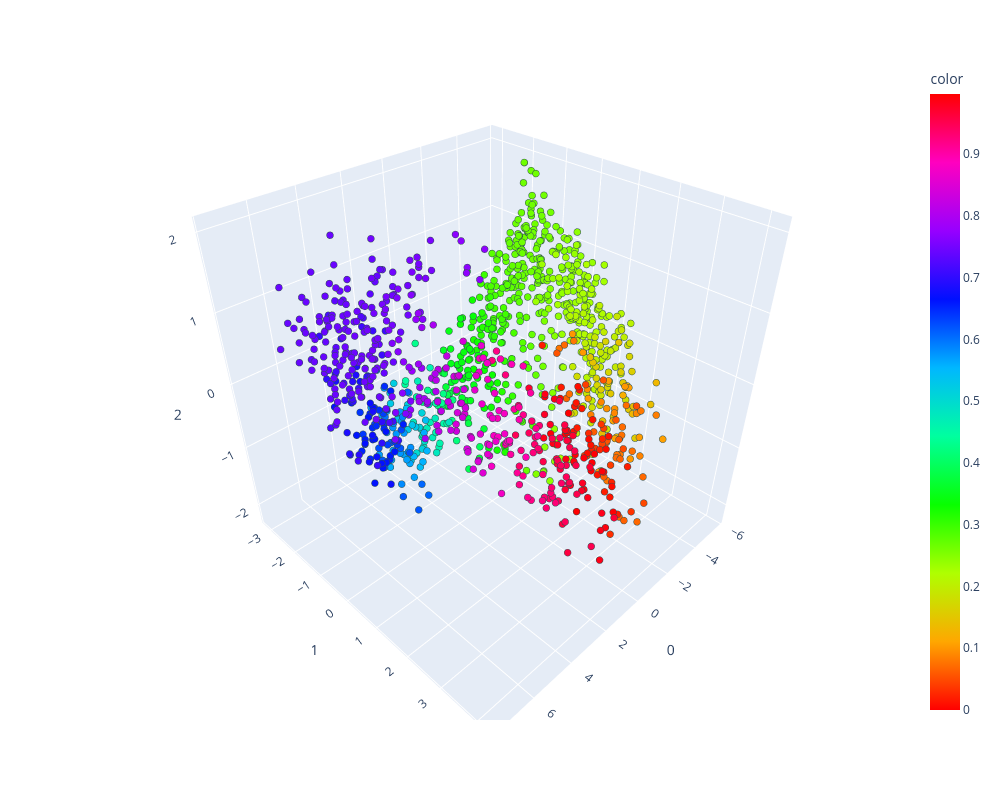

This figure's notebook cell:
### Code cell
chnt.scatter3D(adata_cc, comp=[0, 1, 2], color="coords", color_continuous_scale="hsv")

### Figure 1 — Plotly figure (JSON) as saved in the notebook; plotly's stock layout.template omitted (floating-point values rounded to 4 significant figures; data arrays with more than 128 entries replaced by an {"elided": "..."} marker saying what was removed)
{"data": [{"hovertemplate": "0=%{x}<br>1=%{y}<br>2=%{z}<br>color=%{marker.color}<extra></extra>", "legendgroup": "", "marker": {"color": {"elided": "1196 float values"}, "coloraxis": "coloraxis", "line": {"color": "DarkSlateGrey", "width": 1}, "size": 4, "symbol": "circle"}, "mode": "markers", "name": "", "scene": "scene", "showlegend": false, "type": "scatter3d", "x": {"elided": "1196 float values"}, "y": {"elided": "1196 float values"}, "z": {"elided": "1196 float values"}}], "layout": {"coloraxis": {"colorbar": {"title": {"text": "color"}}, "colorscale": [[0, "#ff0000"], [0.1111, "#ffa700"], [0.2222, "#afff00"], [0.3333, "#08ff00"], [0.4444, "#00ff9f"], [0.5556, "#00b7ff"], [0.6667, "#0010ff"], [0.7778, "#9700ff"], [0.8889, "#ff00bf"], [1, "#ff0000"]]}, "height": 800, "legend": {"itemsizing": "constant", "title": {"text": "coords"}, "tracegroupgap": 0, "x": 0.01, "xanchor": "left", "y": 0.99, "yanchor": "top"}, "margin": {"t": 60}, "scene": {"aspectmode": "cube", "domain": {"x": [0, 1], "y": [0, 1]}, "xaxis": {"title": {"text": "0"}}, "yaxis": {"title": {"text": "1"}}, "zaxis": {"title": {"text": "2"}}}, "showlegend": true, "width": 1000}}
